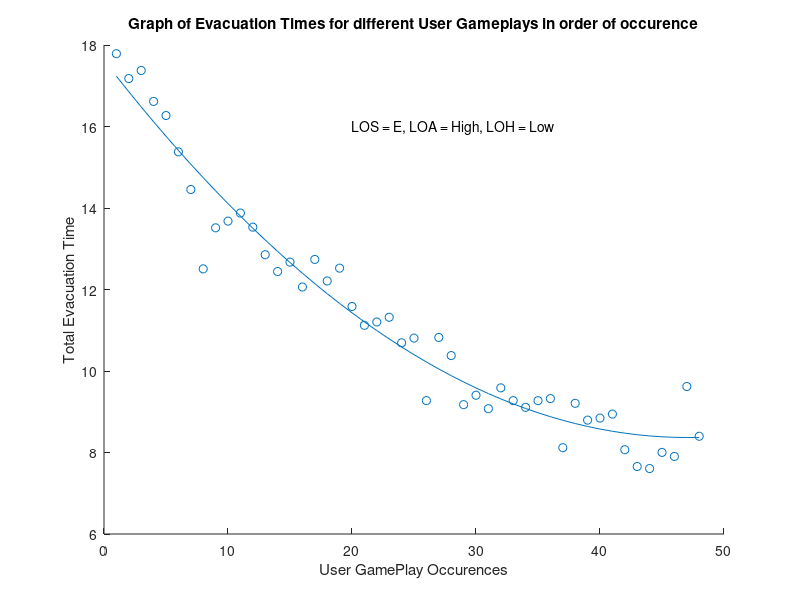

Recreate this plot in MATLAB.
y=[17.787,17.1765,17.3745,16.6155,16.269,15.378,14.454,12.507,13.5135,13.6785,13.8765,13.53,12.8535,12.441,12.672,12.0615,12.738,12.21,12.5235,11.583,11.121,11.2035,11.319,10.692,10.8075,9.273,10.824,10.3785,9.174,9.405,9.075,9.5865,9.273,9.108,9.273,9.3225,8.118,9.207,8.7945,8.844,8.943,8.0685,7.656,7.6065,8.0025,7.9035,9.6195,8.398499];
x=linspace(1,48,48);
figure
scatter(x,y);
hold on 
p = polyfit(x,y,2);
y1 = polyval(p,x);
plot(x,y1);
xlabel('User GamePlay Occurences');
ylabel('Total Evacuation Time');
title('Graph of Evacuation Times for different User Gameplays in order of occurence');
text(20,16,'LOS = E, LOA = High, LOH = Low');
